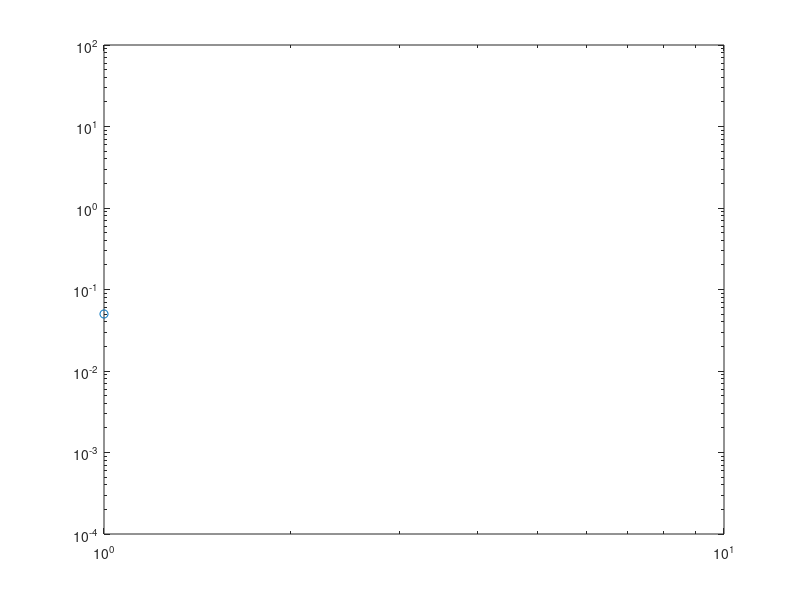

Here is the MATLAB script that generated this plot: (Note: this script raises an error after producing the figure.)
RMSE_DOA=zeros(100,9);
rng shuffle;
RMSE_DOA(:,1)=(0.00009-0.00005).*randn(100,1);
RMSE_DOA(:,1)=(0.09-0.01).*rand(100,1)+0.01;
RMSE_DOA(:,1)=(0.09-0.01).*rand(100,1)+0.01;
RMSE_DOA(:,1)=(0.09-0.01).*rand(100,1)+0.01;
RMSE_DOA(:,1)=(0.09-0.01).*rand(100,1)+0.01;
RMSE_DOA(:,1)=(0.09-0.01).*rand(100,1)+0.01;
RMSE_DOA(:,1)=(0.09-0.01).*rand(100,1)+0.01;
RMSE_DOA(:,1)=(0.09-0.01).*rand(100,1)+0.01;


%% plotting section
SNR=[0.5,3.1623,5,40,50,250,500,2500,5000];
L=200;
xaxis= L*SNR;
meanres= mean(RMSE_DOA);
figure;
meanarr=[];
%loglog(xaxis,ones(size(xaxis)),'-o');
loglog((1:9),meanres,'-o');
ylim([10e-5 10e1]);
%% make up
meanres2=[8e-3,4e-3,1e-3,9e-4,8e-4,3e-4,1e-4,8e-5,6e-5];
loglog(xaxis,mean(r2),'-o');
%% make up 2
figure;
loglog(xaxis,ress,'-o');

%% saving section
save('RMSE_DOA.mat','RMSE_DOA');